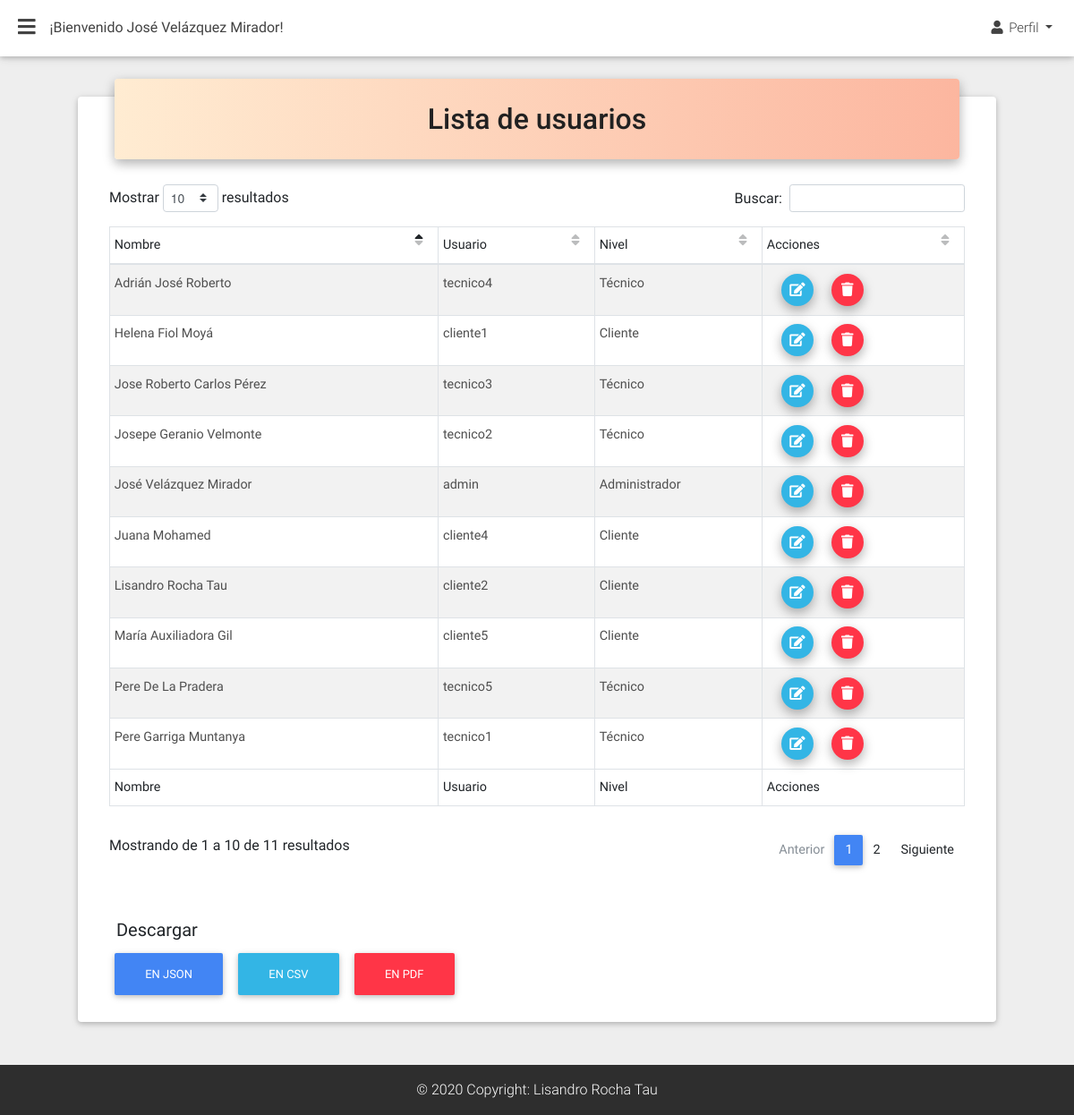
The page /practica/admin/lista-usuarios.php (signed in) on the database its author committed.
### tables this page shows
CREATE TABLE `usuarios` (
  `id` int(9) NOT NULL,
  `nombre` varchar(100) NOT NULL,
  `user` varchar(20) NOT NULL,
  `password` varchar(255) NOT NULL,
  `nivel` int(2) NOT NULL
);

### practica/admin/lista-usuarios.php (the view, shortened to what this page needs)
<?php
include_once 'includes/templates/adminHeader.php';
include_once 'includes/funciones/funciones.php';
?>
<main>
  <div class="container-fluid">
    <div class="card card-cascade narrower">
      <section>
        <div class="row">
          <div class="col-xl-12 col-lg-12 mr-0 pb-2">
            <div class="view view-cascade gradient-card-header juicy-peach-gradient text-dark">
              <h2 class="h2-responsive mb-0 font-weight-500">Lista de usuarios</h2>
            </div>
            <div class="card-body card-body-cascade pb-0">
              <div class="col-md-12 table-responsive">
                <table id="tabladedatos" class="table table-striped table-bordered table-sm" cellspacing="0" width="100%">
                  <thead>
                    <tr>
                      <th class="th-sm">Nombre
                      </th>
                      <th class="th-sm">Usuario
                      </th>
                      <th class="th-sm">Nivel
                      </th>
                      <th class="th-sm">Acciones
                      </th>
                    </tr>
                  </thead>
                  <tbody>
                    <?php
                    try {
                      $sql = "SELECT id, nombre, user, nivel FROM usuarios;";
                      $resultado = $conn->query($sql);
                    } catch (Exception $e) {
                      $error = $e->getMessage();
                      echo $error;
                    }
                    $contador = 0;
                    while($usuarios = $resultado->fetch_assoc()) {
                      if ($usuarios['nivel'] == 2) {
                        $nivelUsuario = "Administrador";
                      } else if ($usuarios['nivel'] == 1) {
                        $nivelUsuario = "Técnico";
                      } else {
                        $nivelUsuario = "Cliente";
                      }
                      ?>
                      <tr>
                        <td><?php echo $usuarios['nombre']; ?></td>
                        <td><?php echo $usuarios['user']; ?></td>
                        <td><?php echo $nivelUsuario; ?></td>
                        <td>
                          <a href="editar-usuario.php?id=<?php echo $usuarios['id']; ?>" class="btn-floating btn-sm info-color my-0 waves-effect waves-light ml-3 mr-3">
                            <i class="fas fa-edit dark-text"></i>
                          </a>
                          <a type="button" class="btn-floating btn-sm danger-color my-0 waves-effect waves-light" data-toggle="modal" data-target="#modalConfirmDelete<?php echo $contador; ?>">
                            <i class="fas fa-trash dark-text"></i>
                          </a>
                  </td>
                </tr>
              <?php
                $contador++;
              }
              ?>
            </tbody>
            <tfoot>
              <tr>
                <th>Nombre
                </th>
                <th>Usuario
                </th>
                <th>Nivel
                </th>
                <th>Acciones
                </th>
              </tr>
            </tfoot>
          </table>
        </div>
      </div>
    </div>
  </div>
  <div class="row">
    <div class="col-xl-12 col-lg-12 mr-0 pb-2">
      <div class="card-body card-body-cascade pb-0">
        <div class="col-md-12">
          <h5 class="ml-2">Descargar</h5>
      <p class="lead">
        <button id="json" class="btn btn-primary">EN JSON</button>
        <button id="csv" class="btn btn-info">EN CSV</button>
        <button class="btn btn-danger" onclick="return xepOnline.Formatter.Format('tabladedatos',{render:'download'});">EN PDF</button>
      </p>
      </div>
      </div>
    </div>
  </div>
</section>
</div>
</div>
</main>
<?php include_once 'includes/templates/adminFooter.php'; ?>

### rows shown on the page
usuarios: nombre "José Velázquez Mirador", user "admin", nivel "Administrador"
usuarios: nombre "Pere Garriga Muntanya", user "tecnico1", nivel "Técnico"
usuarios: nombre "Josepe Geranio Velmonte", user "tecnico2", nivel "Técnico"
usuarios: nombre "Jose Roberto Carlos Pérez", user "tecnico3", nivel "Técnico"
usuarios: nombre "Adrián José Roberto", user "tecnico4", nivel "Técnico"
usuarios: nombre "Pere De La Pradera", user "tecnico5", nivel "Técnico"
usuarios: nombre "Helena Fiol Moyá", user "cliente1", nivel "Cliente"
usuarios: nombre "Lisandro Rocha Tau", user "cliente2", nivel "Cliente"
usuarios: nombre "Juana Mohamed", user "cliente4", nivel "Cliente"
usuarios: nombre "María Auxiliadora Gil", user "cliente5", nivel "Cliente"

### other values the page prints
$_SESSION['nombre'] "José Velázquez Mirador"
